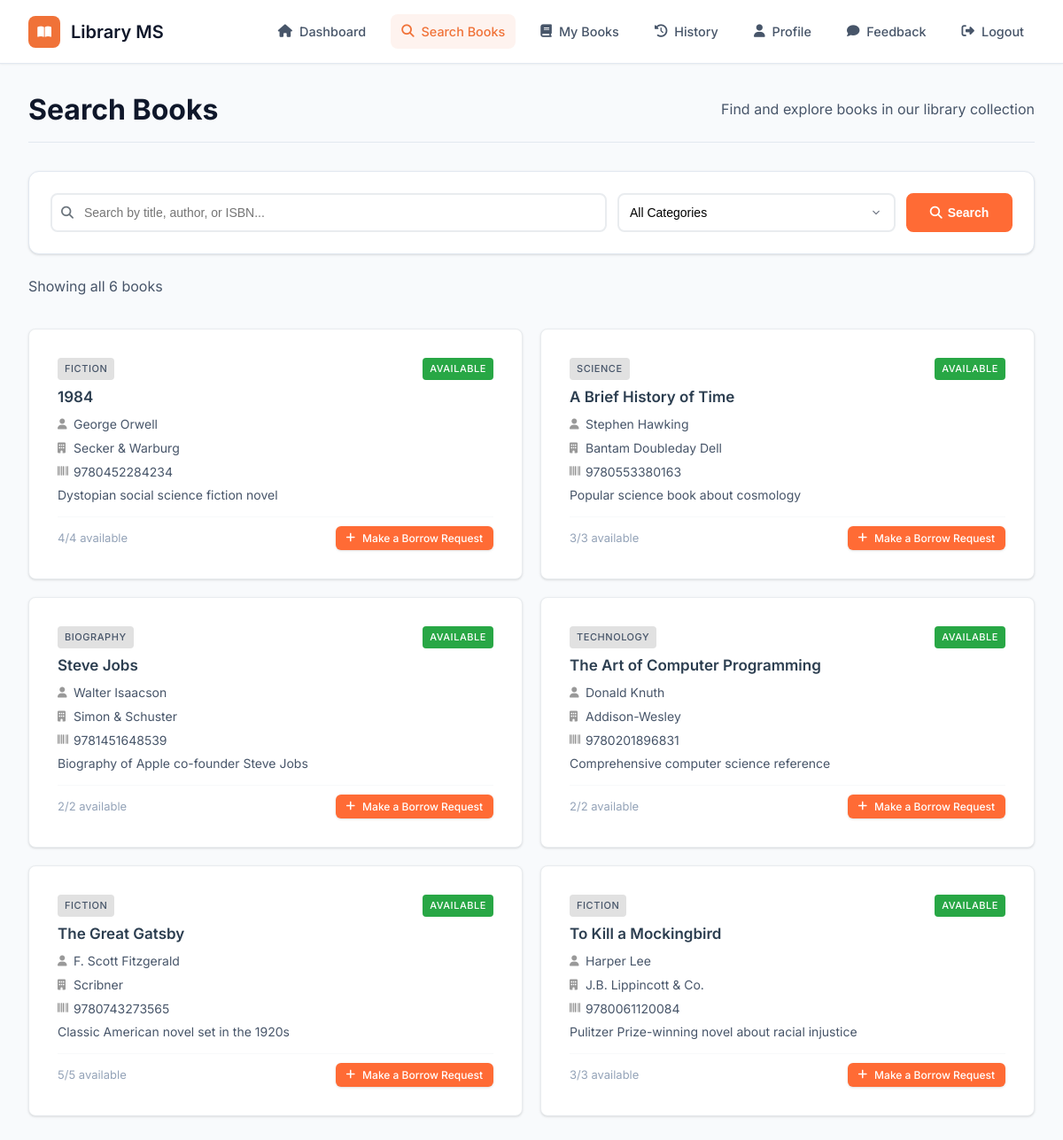
Screenshot of /student/search-books.php (signed in) with the database file from the repository.
### tables this page shows
CREATE TABLE system_settings (
    setting_id INT PRIMARY KEY AUTO_INCREMENT,
    setting_key VARCHAR(100) UNIQUE NOT NULL,
    setting_value TEXT NOT NULL,
    description TEXT,
    created_at TIMESTAMP DEFAULT CURRENT_TIMESTAMP,
    updated_at TIMESTAMP DEFAULT CURRENT_TIMESTAMP ON UPDATE CURRENT_TIMESTAMP
);

CREATE TABLE books (
    book_id INT PRIMARY KEY AUTO_INCREMENT,
    title VARCHAR(200) NOT NULL,
    author VARCHAR(100) NOT NULL,
    publisher VARCHAR(100),
    category VARCHAR(100) NOT NULL,
    isbn VARCHAR(20) UNIQUE,
    quantity INT NOT NULL DEFAULT 1,
    available_quantity INT NOT NULL DEFAULT 1,
    price DECIMAL(10,2),
    description TEXT,
    added_date DATE,
    created_at TIMESTAMP DEFAULT CURRENT_TIMESTAMP,
    updated_at TIMESTAMP DEFAULT CURRENT_TIMESTAMP ON UPDATE CURRENT_TIMESTAMP
);

### includes/functions.php (called while the page is built, shortened)
<?php
function getSetting($key, $default = '') {
    try {
        $pdo = getDB();
        $stmt = $pdo->prepare("SELECT setting_value FROM system_settings WHERE setting_key = ?");
        $stmt->execute([$key]);
        $result = $stmt->fetch(PDO::FETCH_ASSOC);
        return $result ? $result['setting_value'] : $default;
    } catch (Exception $e) {
        error_log("getSetting error for key '$key': " . $e->getMessage());
        return $default;
    }
}
function searchBooks($query = '', $category = '', $availability = '', $limit = 12, $offset = 0) {
    try {
        $db = getDB();
        $sql = "SELECT b.*,
                GREATEST(0, b.quantity - COALESCE(issued.issued_count, 0)) as available_quantity,
                COALESCE(issued.issued_count, 0) as issued_count
                FROM books b
                LEFT JOIN (
                    SELECT book_id, COUNT(*) as issued_count
                    FROM issued_books
                    WHERE status = 'issued'
                    GROUP BY book_id
                ) issued ON b.book_id = issued.book_id
                WHERE 1=1";
        $params = [];
        $sql .= " ORDER BY b.title ASC LIMIT :limit OFFSET :offset";
        $params['limit'] = $limit;
        $params['offset'] = $offset;
        $stmt = $db->prepare($sql);
        foreach ($params as $key => $value) {
            if (in_array($key, ['limit', 'offset'])) {
                $stmt->bindValue(":$key", $value, PDO::PARAM_INT);
            } else {
                $stmt->bindValue(":$key", $value);
            }
        }
        $stmt->execute();
        return $stmt->fetchAll();
    } catch (Exception $e) {
        error_log("Search books error: " . $e->getMessage());
        return [];
    }
}
function getSearchBooksCount($query = '', $category = '', $availability = '') {
    try {
        $db = getDB();
        $sql = "SELECT COUNT(*) as total
                FROM books b
                LEFT JOIN (
                    SELECT book_id, COUNT(*) as issued_count
                    FROM issued_books
                    WHERE status = 'issued'
                    GROUP BY book_id
                ) issued ON b.book_id = issued.book_id
                WHERE 1=1";
        $params = [];
        $stmt = $db->prepare($sql);
        $stmt->execute();
        $result = $stmt->fetch();
        return $result['total'] ?? 0;
    } catch (Exception $e) {
        error_log("Count search books error: " . $e->getMessage());
        return 0;
    }
}
?>

### student/search-books.php (the view, shortened to what this page needs)
<?php
require_once '../includes/functions.php';
$search = $_GET['search'] ?? '';
$category = $_GET['category'] ?? '';
$page = max(1, intval($_GET['page'] ?? 1));
$limit = 12;
$offset = ($page - 1) * $limit;
$books = searchBooks($search, $category, '', $limit, $offset);
$totalBooks = getSearchBooksCount($search, $category, '');
?>
<!DOCTYPE html>
<html lang="en">
<head>
    <link rel="stylesheet" href="../assets/css/style.css">
    <link rel="stylesheet" href="https://cdnjs.cloudflare.com/ajax/libs/font-awesome/6.4.0/css/all.min.css">
</head>
<body>
    <div class="dashboard-container">
        <nav class="navbar">
            <div class="navbar-content">
                <a href="dashboard.php" class="navbar-brand">
                    <div class="logo">
                        <i class="fas fa-book-open"></i>
                    </div>
                    <?php echo htmlspecialchars(getSetting('library_name', 'Library MS')); ?>
                </a>
                <ul class="navbar-nav">
                    <li><a href="dashboard.php" class="nav-link"><i class="fas fa-home"></i> Dashboard</a></li>
                    <li><a href="search-books.php" class="nav-link active"><i class="fas fa-search"></i> Search Books</a></li>
                    <li><a href="my-books.php" class="nav-link"><i class="fas fa-book"></i> My Books</a></li>
                    <li><a href="history.php" class="nav-link"><i class="fas fa-history"></i> History</a></li>
                    <li><a href="profile.php" class="nav-link"><i class="fas fa-user"></i> Profile</a></li>
                    <li><a href="feedback.php" class="nav-link"><i class="fas fa-comment"></i> Feedback</a></li>
                    <li><a href="../includes/logout.php" class="nav-link"><i class="fas fa-sign-out-alt"></i> Logout</a></li>
                </ul>
            </div>
        </nav>
        <main class="main-content">
            <div class="page-header">
                <h1 class="page-title">Search Books</h1>
                <p class="page-subtitle">Find and explore books in our library collection</p>
            </div>
            <div class="card mb-4">
                <div class="card-body">
                    <form method="GET" action="search-books.php" class="search-form">
                        <div class="search-row">
                            <div class="search-input-container">
                                <i class="fas fa-search search-icon"></i>
                                <input
                                    type="text"
                                    name="search"
                                    class="search-input"
                                    placeholder="Search by title, author, or ISBN..."
                                    value="<?php echo htmlspecialchars($search); ?>"
                                >
                            </div>
                            <div class="category-select-container">
                                <select name="category" class="category-select">
                                    <option value="">All Categories</option>
                                </select>
                            </div>
                            <div class="search-button-container">
                                <button type="submit" class="search-btn">
                                    <i class="fas fa-search"></i> Search
                                </button>
                            </div>
                        </div>
                    </form>
                </div>
            </div>
            <div class="d-flex justify-content-between align-items-center mb-4">
                <p class="text-secondary mb-0">
                    <?php if ($search || $category): ?>
                        Found <?php echo $totalBooks; ?> books
                        <?php if ($search): ?>
                            for "<?php echo htmlspecialchars($search); ?>"
                        <?php endif; ?>
                        <?php if ($category): ?>
                            in "<?php echo htmlspecialchars($category); ?>"
                        <?php endif; ?>
                    <?php else: ?>
                        Showing all <?php echo $totalBooks; ?> books
                    <?php endif; ?>
                </p>
            </div>
            <?php if (empty($books)): ?>
                <div class="card">
                    <div class="card-body text-center py-5">
                        <i class="fas fa-book-open text-muted mb-3" style="font-size: 3rem;"></i>
                        <h3 class="text-muted">No books found</h3>
                        <p class="text-secondary">Try adjusting your search criteria or browse all books.</p>
                        <a href="search-books.php" class="btn btn-primary">Browse All Books</a>
                    </div>
                </div>
            <?php else: ?>
                <div class="row">
                    <?php foreach ($books as $book): ?>
                        <div class="col-lg-4 col-md-6 col-12">
                            <div class="card book-card">
                                <div class="card-body">
                                    <div class="d-flex justify-content-between align-items-start">
                                        <span class="badge badge-primary"><?php echo htmlspecialchars($book['category']); ?></span>
                                        <?php if ($book['available_quantity'] > 0): ?>
                                            <span class="badge badge-success">Available</span>
                                        <?php else: ?>
                                            <span class="badge badge-danger">Not Available</span>
                                        <?php endif; ?>
                                    </div>
                                    <h5 class="card-title"><?php echo htmlspecialchars($book['title']); ?></h5>
                                    <p class="text-secondary">
                                        <i class="fas fa-user"></i> <?php echo htmlspecialchars($book['author']); ?>
                                    </p>
                                    <?php if (!empty($book['publisher'])): ?>
                                        <p class="text-secondary">
                                            <i class="fas fa-building"></i> <?php echo htmlspecialchars($book['publisher']); ?>
                                        </p>
                                    <?php endif; ?>
                                    <?php if (!empty($book['isbn'])): ?>
                                        <p class="text-secondary">
                                            <i class="fas fa-barcode"></i> <?php echo htmlspecialchars($book['isbn']); ?>
                                        </p>
                                    <?php endif; ?>
                                    <?php if (!empty($book['description'])): ?>
                                        <p class="text-secondary">
                                            <?php echo substr(htmlspecialchars($book['description']), 0, 100); ?>
                                        </p>
                                    <?php endif; ?>
                                    <div class="d-flex justify-content-between align-items-center">
                                        <small class="text-muted">
                                            <?php echo $book['available_quantity']; ?>/<?php echo $book['quantity']; ?> available
                                        </small>
                                        <?php if ($book['available_quantity'] > 0): ?>
                                            <button class="btn btn-primary btn-sm" style="padding: 0.375rem 0.75rem;" onclick="requestBook(<?php echo $book['book_id']; ?>)">
                                                <i class="fas fa-plus"></i> Make a Borrow Request
                                            </button>
                                        <?php else: ?>
                                            <button class="btn btn-secondary btn-sm" disabled>
                                                <i class="fas fa-clock"></i> Wait for Stock
                                            </button>
                                        <?php endif; ?>
                                    </div>
                                </div>
                            </div>
                        </div>
                    <?php endforeach; ?>
                </div>
            <?php endif; ?>
        </main>
    </div>
</body>
</html>

### student/search-books.php (style rules this page uses)
.btn-primary { background: var(--primary-color); color: #fff; }
.search-form { width: 100%; }
.search-row { display: flex; align-items: center; gap: 12px; width: 100%; }
.search-input-container { flex: 2; position: relative; min-width: 200px; }
.search-input-container .search-icon { position: absolute; left: 12px; top: 50%; transform: translateY(-50%); color: #6c757d; font-size: 14px; z-index: 2; }
.search-input { width: 100%; height: 44px; padding: 10px 12px 10px 36px; border: 2px solid #e9ecef; border-radius: 8px; font-size: 14px; background: #fff; transition: all 0.3s ease; box-sizing: border-box; }
.category-select-container { flex: 1; min-width: 150px; }
.category-select { width: 100%; height: 44px; padding: 10px 12px; border: 2px solid #e9ecef; border-radius: 8px; font-size: 14px; background: #fff; cursor: pointer; transition: all 0.3s ease; box-sizing: border-box; appearance: none; background-position: right 12px center; background-repeat: no-repeat; background-size: 16px; padding-right: 40px; }
.search-button-container { flex-shrink: 0; }
.search-btn { height: 44px; padding: 10px 20px; background: #ff6b35; color: white; border: 2px solid #ff6b35; border-radius: 8px; font-size: 14px; font-weight: 600; cursor: pointer; transition: all 0.3s ease; display: flex; align-items: center; gap: 6px; white-space: nowrap; box-sizing: border-box; }
.book-card { height: 100%; transition: var(--transition); margin-bottom: 30px; border: 1px solid #e9ecef; border-radius: 8px; overflow: hidden; }
.book-card .card-body { padding: 16px; display: flex; flex-direction: column; height: 100%; }
.book-card .d-flex.justify-content-between.align-items-start { margin-bottom: 8px; }
.book-card .badge { font-size: 11px; padding: 4px 8px; border-radius: 4px; font-weight: 500; }
.book-card .badge-primary { background-color: #E1E1E1; color: var(--text-secondary); text-transform: uppercase; }
.book-card .badge-success { background-color: #28a745; color: white; }
.book-card .card-title { font-size: 17px; font-weight: 600; margin: 0 0 10px 0; line-height: 1.3; color: #2c3e50; }
.book-card .text-secondary { font-size: 14px; margin-bottom: 7px; color: #6c757d; display: flex; align-items: center; gap: 6px; line-height: 1.4; }
.book-card .text-secondary i { width: 12px; font-size: 12px; color: #999; }
.book-card .text-secondary:last-of-type { margin-bottom: 14px; }
.book-card .d-flex.justify-content-between.align-items-center { margin-top: auto; padding-top: 10px; border-top: 1px solid #f8f9fa; }
.book-card .text-muted { font-size: 13px; color: #999; }
.book-card .btn { border-radius: 6px; padding: 6px 12px; font-size: 12px; font-weight: 500; border: none; transition: all 0.2s ease; }
.book-card .btn-primary { background-color: #ff6b35; color: white; }
.row { margin-left: -10px; margin-right: -10px; }
.row > [class*="col-"] { padding: 10px; margin-bottom: 0; }
.card { margin-bottom: 0; }

### rows the page displays
system_settings: setting_value "Library MS"
books: category "FICTION", title "1984", author "George Orwell", publisher "Secker & Warburg", isbn "9780452284234", description "Dystopian social science fiction novel", available_quantity "4", quantity "4"
books: category "SCIENCE", title "A Brief History of Time", author "Stephen Hawking", publisher "Bantam Doubleday Dell", isbn "9780553380163", description "Popular science book about cosmology", available_quantity "3", quantity "3"
books: category "BIOGRAPHY", title "Steve Jobs", author "Walter Isaacson", publisher "Simon & Schuster", isbn "9781451648539", description "Biography of Apple co-founder Steve Jobs", available_quantity "2", quantity "2"
books: category "TECHNOLOGY", title "The Art of Computer Programming", author "Donald Knuth", publisher "Addison-Wesley", isbn "9780201896831", description "Comprehensive computer science reference", available_quantity "2", quantity "2"
books: category "FICTION", title "The Great Gatsby", author "F. Scott Fitzgerald", publisher "Scribner", isbn "9780743273565", description "Classic American novel set in the 1920s", available_quantity "5", quantity "5"
books: category "FICTION", title "To Kill a Mockingbird", author "Harper Lee", publisher "J.B. Lippincott & Co.", isbn "9780061120084", description "Pulitzer Prize-winning novel about racial injustice", available_quantity "3", quantity "3"

### other values shown
$totalBooks "6"
